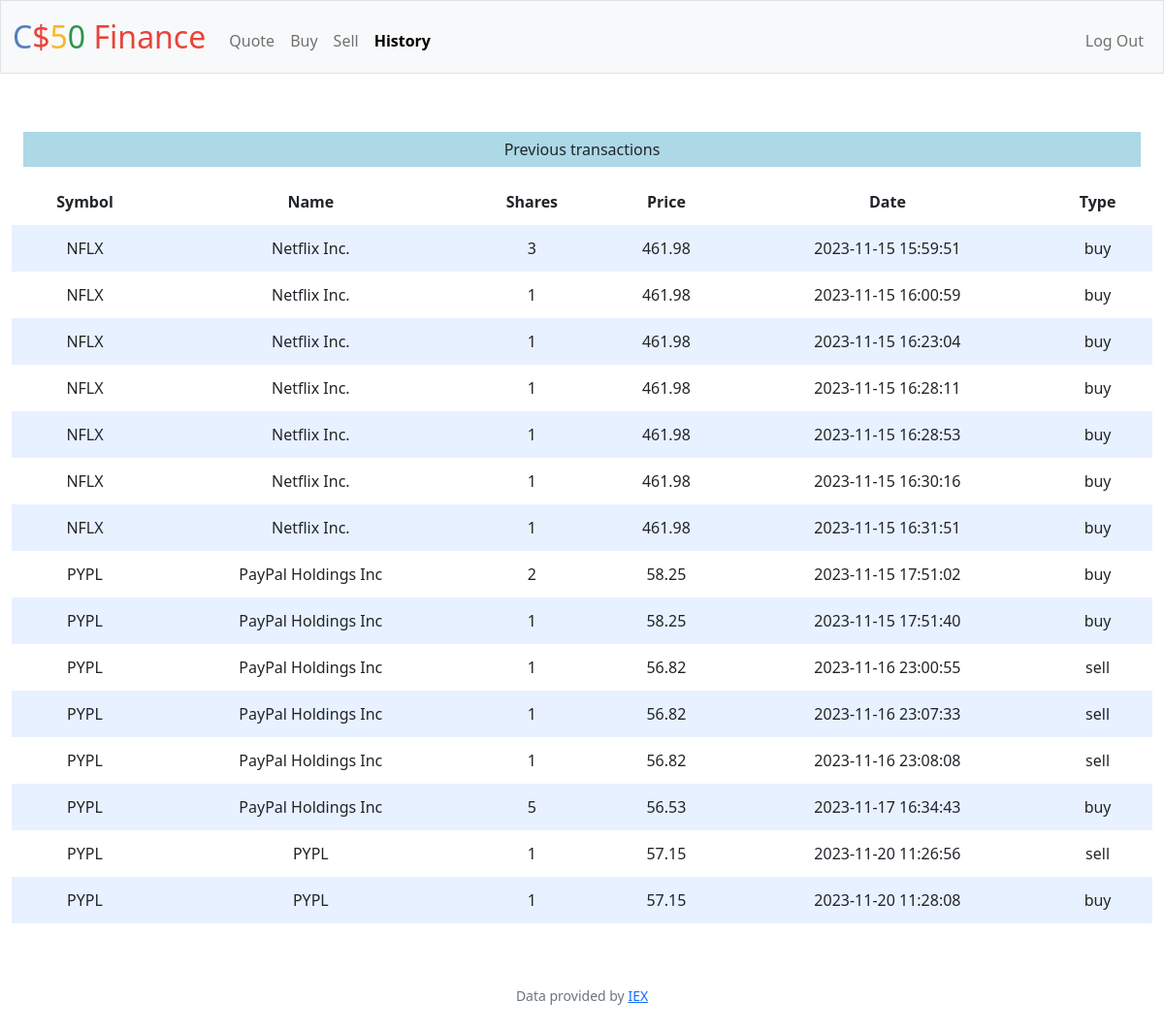
The app's page /history (signed in) with its own data.
### tables this page shows
CREATE TABLE transactions (
id INTEGER PRIMARY KEY AUTOINCREMENT NOT NULL, 
user_id INTEGER NOT NULL,
symbol TEXT NOT NULL,
company_name TEXT NOT NULL,
quantity INTEGER NOT NULL,
price REAL NOT NULL,
type TEXT NOT NULL
, date TEXT NOT NULL DEFAULT 0);

### app.py (the view)
@app.route("/history")
@login_required
def history():
    usersTransactions = db.execute(
        "SELECT symbol, company_name, quantity, price, type, date FROM transactions WHERE user_id = ?",
        session["user_id"],
    )
    return render_template(
        "history.html", usersTransactions=usersTransactions, nav_item="history"
    )

### app.py (called while the page is built)
@app.after_request
def after_request(response):
    response.headers["Cache-Control"] = "no-cache, no-store, must-revalidate"
    response.headers["Expires"] = 0
    response.headers["Pragma"] = "no-cache"
    return response

### helpers.py (called while the page is built)
def login_required(f):
    @wraps(f)
    def decorated_function(*args, **kwargs):
        if session.get("user_id") is None:
            return redirect("/login")
        return f(*args, **kwargs)
    return decorated_function

### templates/history.html (shortened to what this page needs)
{% extends "layout.html" %}
{% block main %}
<table>
    <p>Previous transactions</p>
    <thead>
        <tr>
            <th>Symbol</th>
            <th>Name</th>
            <th>Shares</th>
            <th>Price</th>
            <th>Date</th>
            <th>Type</th>
        </tr>
    </thead>
    <tbody>
        {% for t in usersTransactions %}
            <tr>
                <td>{{ t.symbol }}</td>
                <td>{{ t.company_name }}</td>
                <td>{{ t.quantity }}</td>
                <td>{{ t.price }}</td>
                <td>{{ t.date }}</td>
                <td>{{ t.type }}</td>
            </tr>
        {% endfor %}
        </tbody>
</table>
{% endblock %}

### templates/layout.html (shortened to what this page needs)
<!DOCTYPE html>
<html lang="en">
    <head>
        <link href="https://cdn.jsdelivr.net/npm/bootstrap@5.1.3/dist/css/bootstrap.min.css" rel="stylesheet">
        <link href="/static/styles.css" rel="stylesheet">
    </head>
    <body>
        <nav class="bg-light border navbar navbar-expand-md navbar-light">
            <div class="container-fluid">
                <a class="navbar-brand" href="/"><span class="blue">C</span><span class="red">$</span><span class="yellow">5</span><span class="green">0</span> <span class="red">Finance</span></a>
                <div class="collapse navbar-collapse" id="navbar">
                    {% if session["user_id"] %}
                        <ul class="navbar-nav me-auto mt-2" id="navigation">
                            <li class="nav-item"><a class="nav-link" id="{{ 'nav-link-selected' if nav_item == 'quote' else '' }}" href="/quote">Quote</a></li>
                            <li class="nav-item"><a class="nav-link" id="{{ 'nav-link-selected' if nav_item == 'buy' else '' }}" href="/buy">Buy</a></li>
                            <li class="nav-item"><a class="nav-link" id="{{ 'nav-link-selected' if nav_item == 'sell' else '' }}" href="/sell">Sell</a></li>
                            <li class="nav-item"><a class="nav-link" id="{{ 'nav-link-selected' if nav_item == 'history' else '' }}" href="/history">History</a></li>
                        </ul>
                        <ul class="navbar-nav ms-auto mt-2">
                            <li class="nav-item"><a class="nav-link" href="/logout">Log Out</a></li>
                        </ul>
                    {% else %}
                        <ul class="navbar-nav ms-auto mt-2">
                            <li class="nav-item"><a class="nav-link" href="/register">Register</a></li>
                            <li class="nav-item"><a class="nav-link" href="/login">Log In</a></li>
                        </ul>
                    {% endif %}
                </div>
            </div>
        </nav>
        <main class="container-fluid py-5 text-center">
            {% block main %}{% endblock %}
        </main>
        <footer class="mb-5 small text-center text-muted">
            Data provided by <a href="https://iexcloud.io/">IEX</a>
        </footer>
    </body>
</html>

### static/styles.css (style rules this page uses)
nav .navbar-brand { font-size: xx-large; }
nav .navbar-brand .blue { color: #537fbe; }
nav .navbar-brand .red { color: #ea433b; }
nav .navbar-brand .yellow { color: #f5b82e; }
nav .navbar-brand .green { color: #2e944b; }
table { background-color: transparent; margin-bottom: 1rem; width: 100%; }
table th, table td { padding: 0.75rem; vertical-align: middle; }
tbody tr:nth-of-type(odd) { background-color: rgb(179, 208, 255, 0.3) }
a#nav-link-selected { color: rgb(0, 0, 0, 1); font-weight: bold; }
p { background-color: lightblue; padding: 6px 12px 6px 12px; margin: 12px; }

### records on screen
transactions: symbol "NFLX", company_name "Netflix Inc.", quantity "3", price "461.98", date "2023-11-15 15:59:51", type "buy"
transactions: symbol "NFLX", company_name "Netflix Inc.", quantity "1", price "461.98", date "2023-11-15 16:00:59", type "buy"
transactions: symbol "NFLX", company_name "Netflix Inc.", quantity "1", price "461.98", date "2023-11-15 16:23:04", type "buy"
transactions: symbol "NFLX", company_name "Netflix Inc.", quantity "1", price "461.98", date "2023-11-15 16:28:11", type "buy"
transactions: symbol "NFLX", company_name "Netflix Inc.", quantity "1", price "461.98", date "2023-11-15 16:28:53", type "buy"
transactions: symbol "NFLX", company_name "Netflix Inc.", quantity "1", price "461.98", date "2023-11-15 16:30:16", type "buy"
transactions: symbol "NFLX", company_name "Netflix Inc.", quantity "1", price "461.98", date "2023-11-15 16:31:51", type "buy"
transactions: symbol "PYPL", company_name "PayPal Holdings Inc", quantity "2", price "58.25", date "2023-11-15 17:51:02", type "buy"
transactions: symbol "PYPL", company_name "PayPal Holdings Inc", quantity "1", price "58.25", date "2023-11-15 17:51:40", type "buy"
transactions: symbol "PYPL", company_name "PayPal Holdings Inc", quantity "1", price "56.82", date "2023-11-16 23:00:55", type "sell"
transactions: symbol "PYPL", company_name "PayPal Holdings Inc", quantity "1", price "56.82", date "2023-11-16 23:07:33", type "sell"
transactions: symbol "PYPL", company_name "PayPal Holdings Inc", quantity "1", price "56.82", date "2023-11-16 23:08:08", type "sell"
transactions: symbol "PYPL", company_name "PayPal Holdings Inc", quantity "5", price "56.53", date "2023-11-17 16:34:43", type "buy"
transactions: symbol "PYPL", company_name "PYPL", quantity "1", price "57.15", date "2023-11-20 11:26:56", type "sell"
transactions: symbol "PYPL", company_name "PYPL", quantity "1", price "57.15", date "2023-11-20 11:28:08", type "buy"
